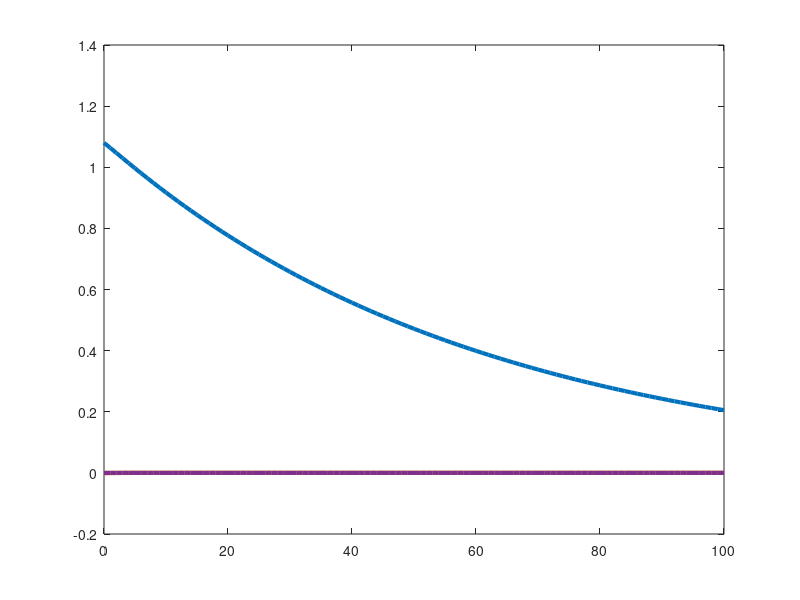

Reproduce this figure in MATLAB. (Note: this script raises an error after producing the figure.)

clear; clc; close all;

% Parameters
T = 100;                   % Total simulation time (in minutes)
k0 = 0.0165;              % Insulin-independent fractional removal rate
a1 = 0.394;                   % a1 - a6 parameters
a2 = 0.142;                 
a3 = 0.251;
a4 = 0.394;
a5 = (3.15*10^-8)*(7*10^-6);
a6 = 2.8*10^3*(7*10^-6);

% Equilibrium point (upright)
x_bar1 = 0.95;
x_bar3 = 0.3;
x_bar2 = (a2*x_bar3)/a1;
x_bar4 = (a5*x_bar3)/a6;
x_bar = [x_bar1;
         x_bar2;
         x_bar3;
         x_bar4]; 
u_bar = [x_bar1*(k0+x_bar2);
         (a3 + a2*a3*a4 + a5)*(x_bar3)];
y_bar = x_bar1; 

% Define your matrix A here
A = [1-(k0+x_bar2), -(x_bar1), 0, 0; 
     0, 1-a1, a2, 0; 
     0, a4, 1-a3, a6; 
     0, 0, a5, 1-a6]; % Replace with your actual matrix definition

% Calculate and print the eigenvalues
eigenvalues = eig(A);
disp('Eigenvalues of the matrix A:');
disp(eigenvalues);

% Initial states
x = zeros(4, T+1);
x(:,1) = [1.08, ((0.0165 + (a2/a1)*(x(3)))/1.08)-0.0165, 0, 0];
u = zeros(2, T);

% Simulation loop
for t = 1:T
    x(1,t+1) = x(1,t) - (k0+x(2,t))*x(1,t) + u(1,t);           % Glucose Concentration
    x(2,t+1) = x(2,t) - a1*x(2,t) + a3*x(3,t);                  % k(t)
    x(3,t+1) = x(3,t) - a3*x(3,t) + a4*x(4,t) + a6*x(4,t) + u(2,t); % i(t)
    x(4,t+1) = x(4,t) - a6*x(4,t) +a5*x(3,t);                   % i3(t)
end

% Plotting
figure;

plot(0:T, x(1,:), '-', 'LineWidth', 3, 'DisplayName', '$x_1(t)$');
hold on;
plot(0:T, x(2,:), '-', 'LineWidth', 3, 'DisplayName', '$x_2(t)$');
plot(0:T, x(3,:), '-', 'LineWidth', 3, 'DisplayName', '$x_3(t)$');
plot(0:T, x(4,:), '-', 'LineWidth', 3, 'DisplayName', '$x_4(t)$');
yline(x_bar(1), '--', 'LineWidth', 2, 'HandleVisibility', 'off');
yline(x_bar(2), '--', 'LineWidth', 2, 'HandleVisibility', 'off');
yline(x_bar(3), '--', 'LineWidth', 2, 'HandleVisibility', 'off');
yline(x_bar(4), '--', 'LineWidth', 2, 'HandleVisibility', 'off');
xlabel('Time Step $t$', 'FontSize', 28, 'Interpreter', 'on');
ylabel('State Components $x_i(t)$', 'FontSize', 28, 'Interpreter', 'latex');
title('State Convergence to $x_f$ from $x_0$', 'FontSize', 32, 'Interpreter', 'latex');
legend('FontSize', 24, 'Interpreter', 'latex', 'Location', 'best');
grid on;
set(gca, 'FontSize', 24);
